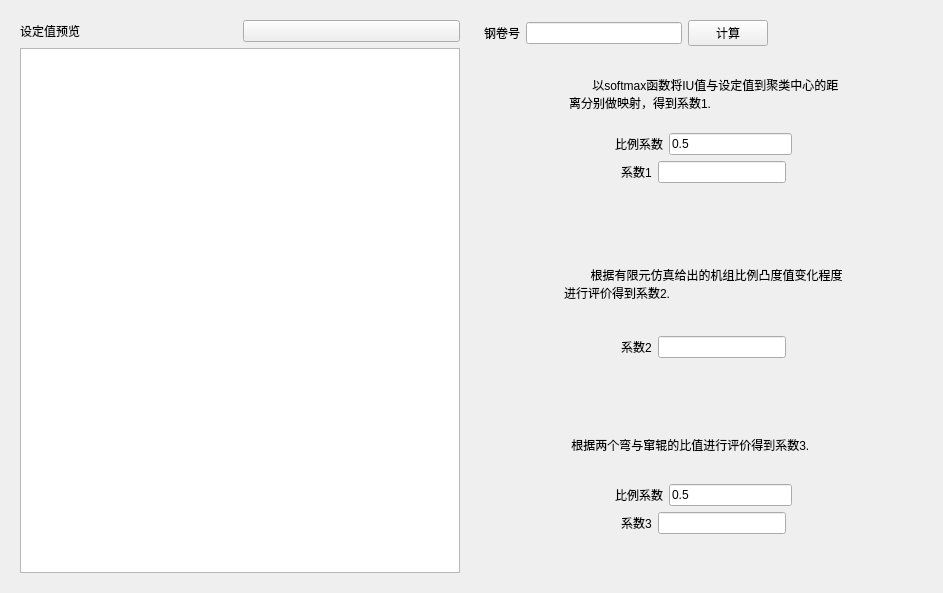
<?xml version="1.0" encoding="UTF-8"?>
<ui version="4.0">
 <class>PresetEvaluate</class>
 <widget class="QWidget" name="PresetEvaluate">
  <property name="geometry">
   <rect>
    <x>0</x>
    <y>0</y>
    <width>943</width>
    <height>593</height>
   </rect>
  </property>
  <property name="windowTitle">
   <string>预设定值评价</string>
  </property>
  <layout class="QHBoxLayout" name="horizontalLayout_9">
   <item>
    <widget class="CardWidget" name="CardWidget">
     <layout class="QVBoxLayout" name="verticalLayout_5" stretch="1,9">
      <item>
       <layout class="QHBoxLayout" name="horizontalLayout_8">
        <item>
         <widget class="SubtitleLabel" name="SubtitleLabel">
          <property name="text">
           <string>设定值预览</string>
          </property>
         </widget>
        </item>
        <item>
         <widget class="CalendarPicker" name="CalendarPicker"/>
        </item>
       </layout>
      </item>
      <item>
       <widget class="TableView" name="TableView"/>
      </item>
     </layout>
    </widget>
   </item>
   <item>
    <widget class="CardWidget" name="CardWidget_2">
     <layout class="QVBoxLayout" name="verticalLayout_4" stretch="1,3,3,3">
      <item>
       <layout class="QHBoxLayout" name="horizontalLayout">
        <item>
         <widget class="SubtitleLabel" name="SubtitleLabel_2">
          <property name="text">
           <string>钢卷号</string>
          </property>
         </widget>
        </item>
        <item>
         <widget class="LineEdit" name="stripLineEdit"/>
        </item>
        <item>
         <widget class="PrimaryPushButton" name="calculatePushButton">
          <property name="text">
           <string>计算</string>
          </property>
         </widget>
        </item>
        <item>
         <spacer name="horizontalSpacer_7">
          <property name="orientation">
           <enum>Qt::Horizontal</enum>
          </property>
          <property name="sizeHint" stdset="0">
           <size>
            <width>40</width>
            <height>20</height>
           </size>
          </property>
         </spacer>
        </item>
       </layout>
      </item>
      <item>
       <widget class="CardWidget" name="CardWidget_3">
        <layout class="QVBoxLayout" name="verticalLayout">
         <item>
          <layout class="QHBoxLayout" name="horizontalLayout_2">
           <item>
            <spacer name="horizontalSpacer_3">
             <property name="orientation">
              <enum>Qt::Horizontal</enum>
             </property>
             <property name="sizeHint" stdset="0">
              <size>
               <width>40</width>
               <height>20</height>
              </size>
             </property>
            </spacer>
           </item>
           <item>
            <widget class="BodyLabel" name="BodyLabel">
             <property name="text">
              <string>       以softmax函数将IU值与设定值到聚类中心的距离分别做映射，得到系数1.</string>
             </property>
             <property name="wordWrap">
              <bool>true</bool>
             </property>
            </widget>
           </item>
           <item>
            <spacer name="horizontalSpacer_4">
             <property name="orientation">
              <enum>Qt::Horizontal</enum>
             </property>
             <property name="sizeHint" stdset="0">
              <size>
               <width>40</width>
               <height>20</height>
              </size>
             </property>
            </spacer>
           </item>
          </layout>
         </item>
         <item>
          <layout class="QHBoxLayout" name="horizontalLayout_10">
           <item>
            <spacer name="horizontalSpacer_15">
             <property name="orientation">
              <enum>Qt::Horizontal</enum>
             </property>
             <property name="sizeHint" stdset="0">
              <size>
               <width>40</width>
               <height>20</height>
              </size>
             </property>
            </spacer>
           </item>
           <item>
            <widget class="CaptionLabel" name="CaptionLabel">
             <property name="text">
              <string>比例系数</string>
             </property>
            </widget>
           </item>
           <item>
            <widget class="LineEdit" name="proportion_1">
             <property name="text">
              <string>0.5</string>
             </property>
            </widget>
           </item>
           <item>
            <spacer name="horizontalSpacer_14">
             <property name="orientation">
              <enum>Qt::Horizontal</enum>
             </property>
             <property name="sizeHint" stdset="0">
              <size>
               <width>40</width>
               <height>20</height>
              </size>
             </property>
            </spacer>
           </item>
          </layout>
         </item>
         <item>
          <layout class="QHBoxLayout" name="horizontalLayout_3" stretch="0,0,0,0">
           <property name="bottomMargin">
            <number>30</number>
           </property>
           <item>
            <spacer name="horizontalSpacer_11">
             <property name="orientation">
              <enum>Qt::Horizontal</enum>
             </property>
             <property name="sizeHint" stdset="0">
              <size>
               <width>40</width>
               <height>20</height>
              </size>
             </property>
            </spacer>
           </item>
           <item>
            <widget class="SubtitleLabel" name="SubtitleLabel_3">
             <property name="text">
              <string>系数1</string>
             </property>
            </widget>
           </item>
           <item>
            <widget class="LineEdit" name="coefficientLineEdit_1"/>
           </item>
           <item>
            <spacer name="horizontalSpacer_8">
             <property name="orientation">
              <enum>Qt::Horizontal</enum>
             </property>
             <property name="sizeHint" stdset="0">
              <size>
               <width>40</width>
               <height>20</height>
              </size>
             </property>
            </spacer>
           </item>
          </layout>
         </item>
        </layout>
       </widget>
      </item>
      <item>
       <widget class="CardWidget" name="CardWidget_4">
        <layout class="QVBoxLayout" name="verticalLayout_2">
         <item>
          <layout class="QHBoxLayout" name="horizontalLayout_4">
           <item>
            <spacer name="horizontalSpacer">
             <property name="orientation">
              <enum>Qt::Horizontal</enum>
             </property>
             <property name="sizeHint" stdset="0">
              <size>
               <width>40</width>
               <height>20</height>
              </size>
             </property>
            </spacer>
           </item>
           <item>
            <widget class="BodyLabel" name="BodyLabel_2">
             <property name="text">
              <string>        根据有限元仿真给出的机组比例凸度值变化程度进行评价得到系数2.</string>
             </property>
             <property name="wordWrap">
              <bool>true</bool>
             </property>
            </widget>
           </item>
           <item>
            <spacer name="horizontalSpacer_2">
             <property name="orientation">
              <enum>Qt::Horizontal</enum>
             </property>
             <property name="sizeHint" stdset="0">
              <size>
               <width>40</width>
               <height>20</height>
              </size>
             </property>
            </spacer>
           </item>
          </layout>
         </item>
         <item>
          <layout class="QHBoxLayout" name="horizontalLayout_5">
           <property name="bottomMargin">
            <number>30</number>
           </property>
           <item>
            <spacer name="horizontalSpacer_12">
             <property name="orientation">
              <enum>Qt::Horizontal</enum>
             </property>
             <property name="sizeHint" stdset="0">
              <size>
               <width>40</width>
               <height>20</height>
              </size>
             </property>
            </spacer>
           </item>
           <item>
            <widget class="SubtitleLabel" name="SubtitleLabel_4">
             <property name="text">
              <string>系数2</string>
             </property>
            </widget>
           </item>
           <item>
            <widget class="LineEdit" name="coefficientLineEdit_2"/>
           </item>
           <item>
            <spacer name="horizontalSpacer_9">
             <property name="orientation">
              <enum>Qt::Horizontal</enum>
             </property>
             <property name="sizeHint" stdset="0">
              <size>
               <width>40</width>
               <height>20</height>
              </size>
             </property>
            </spacer>
           </item>
          </layout>
         </item>
        </layout>
       </widget>
      </item>
      <item>
       <widget class="CardWidget" name="CardWidget_5">
        <layout class="QVBoxLayout" name="verticalLayout_3">
         <item>
          <layout class="QHBoxLayout" name="horizontalLayout_6">
           <item>
            <spacer name="horizontalSpacer_5">
             <property name="orientation">
              <enum>Qt::Horizontal</enum>
             </property>
             <property name="sizeHint" stdset="0">
              <size>
               <width>38</width>
               <height>20</height>
              </size>
             </property>
            </spacer>
           </item>
           <item>
            <widget class="BodyLabel" name="BodyLabel_3">
             <property name="minimumSize">
              <size>
               <width>312</width>
               <height>0</height>
              </size>
             </property>
             <property name="maximumSize">
              <size>
               <width>315</width>
               <height>16777215</height>
              </size>
             </property>
             <property name="text">
              <string>       根据两个弯与窜辊的比值进行评价得到系数3.</string>
             </property>
             <property name="wordWrap">
              <bool>true</bool>
             </property>
            </widget>
           </item>
           <item>
            <spacer name="horizontalSpacer_6">
             <property name="orientation">
              <enum>Qt::Horizontal</enum>
             </property>
             <property name="sizeHint" stdset="0">
              <size>
               <width>40</width>
               <height>20</height>
              </size>
             </property>
            </spacer>
           </item>
          </layout>
         </item>
         <item>
          <layout class="QHBoxLayout" name="horizontalLayout_12">
           <item>
            <spacer name="horizontalSpacer_18">
             <property name="orientation">
              <enum>Qt::Horizontal</enum>
             </property>
             <property name="sizeHint" stdset="0">
              <size>
               <width>40</width>
               <height>20</height>
              </size>
             </property>
            </spacer>
           </item>
           <item>
            <widget class="CaptionLabel" name="CaptionLabel_3">
             <property name="text">
              <string>比例系数</string>
             </property>
            </widget>
           </item>
           <item>
            <widget class="LineEdit" name="proportion_3">
             <property name="text">
              <string>0.5</string>
             </property>
            </widget>
           </item>
           <item>
            <spacer name="horizontalSpacer_19">
             <property name="orientation">
              <enum>Qt::Horizontal</enum>
             </property>
             <property name="sizeHint" stdset="0">
              <size>
               <width>40</width>
               <height>20</height>
              </size>
             </property>
            </spacer>
           </item>
          </layout>
         </item>
         <item>
          <layout class="QHBoxLayout" name="horizontalLayout_7">
           <property name="bottomMargin">
            <number>30</number>
           </property>
           <item>
            <spacer name="horizontalSpacer_13">
             <property name="orientation">
              <enum>Qt::Horizontal</enum>
             </property>
             <property name="sizeHint" stdset="0">
              <size>
               <width>40</width>
               <height>20</height>
              </size>
             </property>
            </spacer>
           </item>
           <item>
            <widget class="SubtitleLabel" name="SubtitleLabel_5">
             <property name="text">
              <string>系数3</string>
             </property>
            </widget>
           </item>
           <item>
            <widget class="LineEdit" name="coefficientLineEdit_3"/>
           </item>
           <item>
            <spacer name="horizontalSpacer_10">
             <property name="orientation">
              <enum>Qt::Horizontal</enum>
             </property>
             <property name="sizeHint" stdset="0">
              <size>
               <width>40</width>
               <height>20</height>
              </size>
             </property>
            </spacer>
           </item>
          </layout>
         </item>
        </layout>
       </widget>
      </item>
     </layout>
    </widget>
   </item>
  </layout>
 </widget>
 <customwidgets>
  <customwidget>
   <class>PushButton</class>
   <extends>QPushButton</extends>
   <header>qfluentwidgets</header>
  </customwidget>
  <customwidget>
   <class>PrimaryPushButton</class>
   <extends>PushButton</extends>
   <header>qfluentwidgets</header>
  </customwidget>
  <customwidget>
   <class>CardWidget</class>
   <extends>QFrame</extends>
   <header>qfluentwidgets</header>
   <container>1</container>
  </customwidget>
  <customwidget>
   <class>CalendarPicker</class>
   <extends>QPushButton</extends>
   <header>qfluentwidgets</header>
  </customwidget>
  <customwidget>
   <class>CaptionLabel</class>
   <extends>QLabel</extends>
   <header>qfluentwidgets</header>
  </customwidget>
  <customwidget>
   <class>BodyLabel</class>
   <extends>QLabel</extends>
   <header>qfluentwidgets</header>
  </customwidget>
  <customwidget>
   <class>SubtitleLabel</class>
   <extends>QLabel</extends>
   <header>qfluentwidgets</header>
  </customwidget>
  <customwidget>
   <class>LineEdit</class>
   <extends>QLineEdit</extends>
   <header>qfluentwidgets</header>
  </customwidget>
  <customwidget>
   <class>TableView</class>
   <extends>QTableView</extends>
   <header>qfluentwidgets</header>
  </customwidget>
 </customwidgets>
 <resources/>
 <connections/>
</ui>
